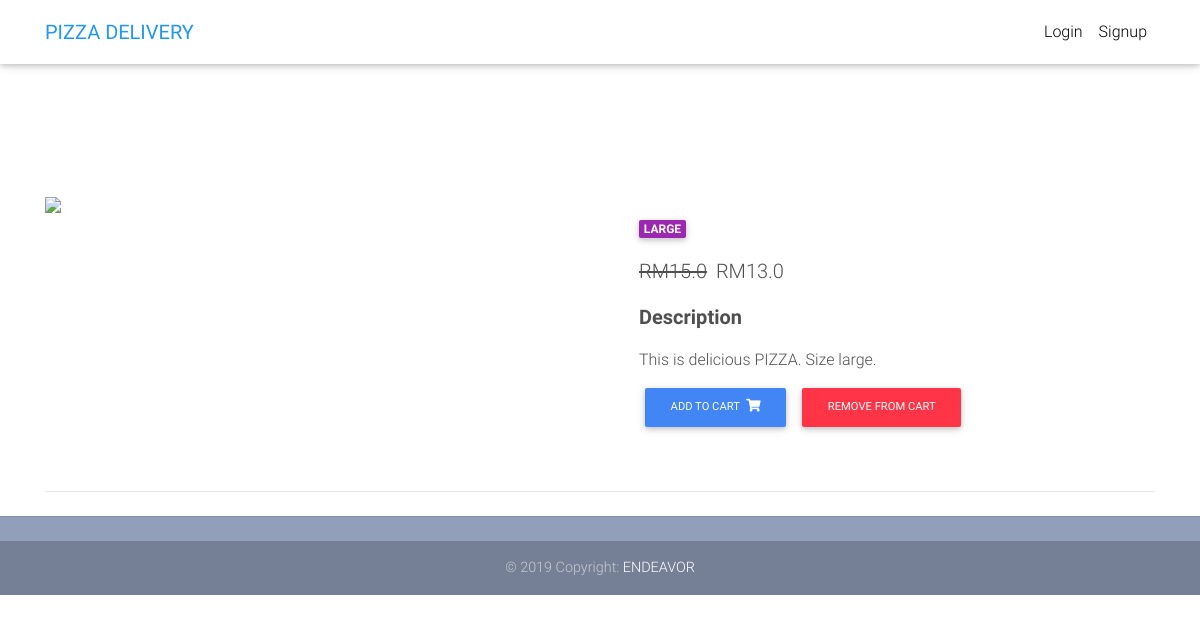
Screenshot of /product/PIZZA/ with the database file from the repository.
### core/models.py (models this page shows, shortened)
class Item(models.Model):
    title = models.CharField(max_length=100)
    price = models.FloatField()
    discount_price = models.FloatField(blank=True, null=True)
    category = models.CharField(choices=CATEGORY_CHOICES, max_length=2)
    label = models.CharField(choices=LABEL_CHOICES, max_length=1)
    slug = models.SlugField()
    description = models.TextField()
    image = models.ImageField()
    def get_add_to_cart_url(self):
        return reverse("core:add-to-cart", kwargs={
            'slug': self.slug
        })
    def get_remove_from_cart_url(self):
        return reverse("core:remove-from-cart", kwargs={
            'slug': self.slug
        })

### core/views.py (the view)
# urls.py: path('product/<slug>/', ItemDetailView.as_view(), name='product'),
class ItemDetailView(DetailView):
    model = Item
    template_name = "product.html"

### templates/product.html (shortened to what this page needs)
{% extends "base.html" %}
{% load static %}
{% block content %}
<main class="mt-5 pt-4">
  <div class="container dark-grey-text mt-5">
    <div class="row wow fadeIn">
      <div class="col-md-6 mb-4">
        <img src="{% static 'pizza.jpg' %}" />
      </div>
      <div class="col-md-6 mb-4">
        <div class="p-4">
          <div class="mb-3">
            <a href="">
              <span class="badge purple mr-1">{{ object.get_category_display }}</span>
            </a>
          </div>
          <p class="lead">
            {% if object.discount_price %}
            <span class="mr-1">
              <del>RM{{ object.price }}</del>
            </span>
            <span>RM{{ object.discount_price }}</span>
            {% else %}
            <span>RM{{ object.price }}</span>
            {% endif %}
          </p>
          <p class="lead font-weight-bold">Description</p>
          <p>{{ object.description }}</p>
          <a href="{{ object.get_add_to_cart_url }}" class="btn btn-primary btn-md my-0 p">
            Add to cart
            <i class="fas fa-shopping-cart ml-1"></i>
          </a>
          <a href="{{ object.get_remove_from_cart_url }}" class="btn btn-danger btn-md my-0 p">
            Remove from cart
          </a>
        </div>
      </div>
    </div>
    <hr>
</main>
{% endblock content %}

### templates/base.html (style rules this page uses)
html, body, header, .carousel { height: 60vh; }

### rows the page displays
Item: category "LARGE", price "15.0", discount_price "13.0", description "This is delicious PIZZA. Size large."
